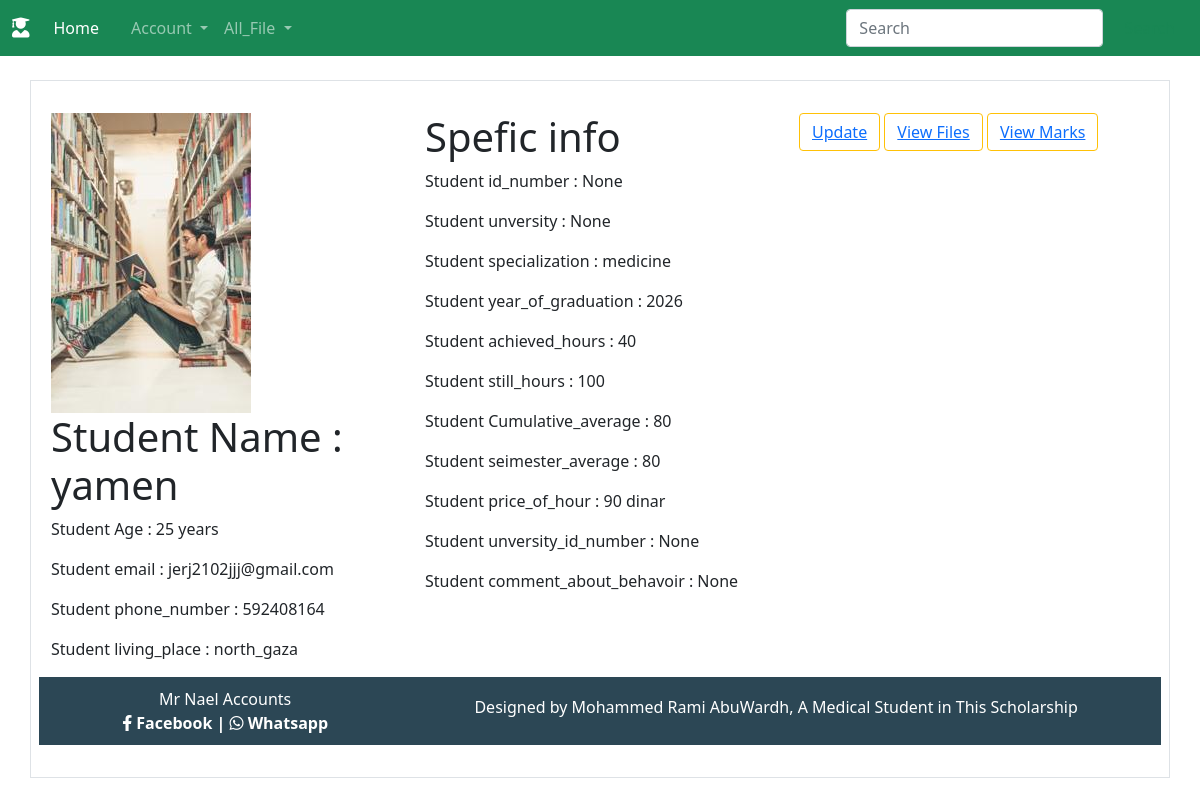
Page /profile/5/detail/ (signed in) on the committed database.
### Profile/models.py (models this page shows, shortened)
class Profile(models.Model):
    user = models.OneToOneField(User, on_delete=models.CASCADE)
    unversity = models.ForeignKey(Unversity, on_delete = models.CASCADE,blank=True, null=True)
    age = models.PositiveIntegerField(blank=True, null=True)
    email = models.EmailField(blank=True, null=True)
    phone_number = models.PositiveIntegerField(blank=True, null=True)
    living_place = models.CharField(max_length= 50,blank=True, null=True)
    image = models.ImageField(default = 'default.jpg',upload_to =  'images_of_students',blank=True, null=True)
    id_number = models.IntegerField(blank=True, null=True) #رقم الهوية
    specialization = models.CharField(max_length= 50,blank=True, null=True)
    year_of_graduation = models.PositiveIntegerField(blank=True, null=True)
    achieved_hours = models.PositiveIntegerField(default='40')
    still_hours = models.IntegerField(default='100')
    Cumulative_average = models.IntegerField(default='80')#المغدل التراكمي
    seimester_average = models.IntegerField(default='80')#المعدل الفصلي
    price_of_hour = models.IntegerField(blank=True, null=True)#سعر الساعة
    unversity_id_number = models.BigIntegerField(blank=True, null=True) #الرقم الجامعي
    comment_about_behavoir = models.TextField(max_length= 50,blank=True, null=True)

### Profile/views.py (the view)
# urls.py: path('<int:pk>/detail/',Protofile.as_view(), name=  'detail_profile'),
class Protofile(LoginRequiredMixin,DRY,DetailView):
    model = Profile
    template_name = 'Profile/profile_detail.html'

### Profile/views.py (called while the page is built)
    def test_func(self):
        profile = self.get_object()
        if profile.user == self.request.user or self.request.user.is_superuser:
            return True
        return False

### Profile/templates/Profile/profile_detail.html (shortened to what this page needs)
{% extends 'Profile/base.html' %}
{% block content %}
    <div class="container my-4 border">
      <div class="row my-4 p-2">
        <div class = 'col-md-4 col-sm-12'>
          {%if profile.image %}
            <img class=" account-img" src="{{ profile.image.url }}"/>
          {%else%}
            <p>لم يتم تحميل الصورة</p>
          {%endif%}
          <h1>Student Name : {{ profile.user.username }}</h1>
          <p>Student Age : {{profile.age }} years</p>
          <p>Student email : {{profile.email }}</p>
          <p>Student phone_number : {{profile.phone_number }}</p>
          <p>Student living_place : {{profile.living_place }}</p>
        </div>
        <div class = 'col-md-4 col-sm-12'>
          <h1>Spefic info</h1>
          <p>Student id_number : {{profile.id_number }}</p>
          <p>Student unversity : {{profile.unversity }}</p>
          <p>Student specialization : {{profile.specialization }}</p>
          <p>Student year_of_graduation : {{profile.year_of_graduation }}</p>
          <p>Student achieved_hours : {{profile.achieved_hours }}</p>
          <p>Student still_hours : {{profile.still_hours }}</p>
          <p>Student Cumulative_average : {{profile.Cumulative_average }}</p>
          <p>Student seimester_average : {{profile.seimester_average }}</p>
          <p>Student price_of_hour : {{profile.price_of_hour }} dinar </p>
          <p>Student unversity_id_number : {{profile.unversity_id_number }}</p>
          <p>Student comment_about_behavoir : {{profile.comment_about_behavoir }}</p>
        </div>
        <div class="col-md-4 col-sm-12">
          <button type="button" class="btn btn-outline-warning">
            <a href ="{%url 'profile_update' user.profile.pk%}"> Update
            </a>
          </button>
          <button type="button" class="btn btn-outline-warning">
            <a href ="{%url 'files_of' user.username%}"> View Files
            </a>
          </button>
          <button type="button" class="btn btn-outline-warning">
            <a href ="{%url 'specific_marks' user.username%}"> View Marks
            </a>
          </button>
        </div>
{% endblock content %}

### Profile/templates/Profile/base.html (shortened to what this page needs)
{% load static %}
<!DOCTYPE html>
<html lang="en">
<head>
    <link href="https://cdn.jsdelivr.net/npm/bootstrap@5.0.2/dist/css/bootstrap.min.css" rel="stylesheet">
    <link rel ='stylesheet' href = "{% static 'css/style.css' %}"/>
    <link rel ='stylesheet' href = "{% static 'css/all.min.css' %}"/>
</head>
<body class="d-flex flex-column min-vh-100">
    <nav class="navbar navbar-expand-lg navbar-dark bg-success">
        <div class="container-fluid">
          <a class="navbar-brand" href="#"><i class="fas fa-user-graduate"></i></a>
          <div class="collapse navbar-collapse" id="navbarScroll">
            <ul class="navbar-nav me-auto my-2 my-lg-0 navbar-nav-scroll" style="--bs-scroll-height: 100px;">
              <li class="nav-item">
                <a class="nav-link active" aria-current="page" href="{%url 'start_view'%}">Home</a>
              </li>
            {% if user.is_authenticated %}
                {%if user.is_superuser%}
                  <li class="nav-item">
                    <a class="nav-link" href="{%url 'files_of' user.username%}"></a>
                  </li>
                {% endif %}
            {%endif%}
              <li class="nav-item dropdown">
                <a class="nav-link dropdown-toggle" href="#" id="navbarScrollingDropdown" role="button" data-bs-toggle="dropdown" aria-expanded="false">
                  Account
                </a>
              </li>
              {% if user.is_superuser %}
              <li class="nav-item dropdown">
                <a class="nav-link dropdown-toggle" href="#" id="navbarScrollingDropdown" role="button" data-bs-toggle="dropdown" aria-expanded="false">
                  All_File
                </a>
              </li>
              {% endif %}
              {% if user.is_authenticated %}
                {% if user.is_superuser %}
                  <li class="nav-item">
                    <a class="nav-link" href="{% url 'detail_profile' user.profile.pk %}"></a>
                  </li>
                {%else%}
                <li class="nav-item">
                  <a class="nav-link" href="{% url 'detail_profile' user.profile.pk %}">Profile</a>
                </li>
                {%endif %}
              {%endif %}
            </ul>
            <form class="d-flex">
              <input class="form-control me-2" type="search" placeholder="Search" aria-label="Search">
              <button class="btn btn-outline-success" type="submit">Search</button>
            </form>
          </div>
        </div>
      </nav>
    {% block content %}
    {% endblock content %}
    <div class="footer mt-auto" >
      <div class = 'contact'>
        <div>
          <div class="nael accounts">
            Mr Nael Accounts
          </div>
          <a href = '#'>
            <i class="fab fa-facebook-f"></i>
            <span>Facebook |</span>
          </a>
          <a href = '#'>
            <i class="fab fa-whatsapp"></i>
              <span> Whatsapp</span>
          </a>
        </div>
        <div>
          <p class="my-2">Designed by Mohammed Rami AbuWardh, A Medical Student in This Scholarship</p>
        </div>
      </div>
    </div>
</body>
</html>

### static/css/style.css (style rules this page uses)
.footer { margin-top: 20px; background-color: #2c4755; color: white; padding: 10px 10px; text-align: center; }
.footer .contact a { text-decoration: none; color: white }
.footer .contact { display: flex; justify-content: space-around; }
.footer span { font-weight: bold; }

### rows in the picture
Profile: image (placeholder picture), user.username "yamen", age "25", email "jerj2102jjj@gmail.com", phone_number "592408164", living_place "north_gaza", id_number "None", unversity "None", specialization "medicine", year_of_graduation "2026", achieved_hours "40", still_hours "100", Cumulative_average "80", seimester_average "80", price_of_hour "90", unversity_id_number "None", comment_about_behavoir "None"
